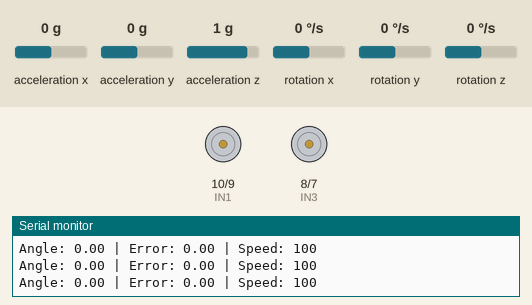
Simulated run of this sketch. Board: Arduino Uno, built with avr-gcc and run on an emulated ATmega328P. Shown: motor-driver pin pairs drawn as motors (green arrow = first pin HIGH = forward, orange = second pin HIGH = backward, longer = more drive, scaled by the enable pin), the last lines printed to the serial monitor. The test bench sets the inputs (shaded band); at power-on: acceleration x 0 g, rotation x 0 °/s, acceleration y 0 g, acceleration z 1 g, rotation y 0 °/s, rotation z 0 °/s.

Above: at 1.2 s.
1.3 s: acceleration x set to -1.4 g
At 2.3 s:
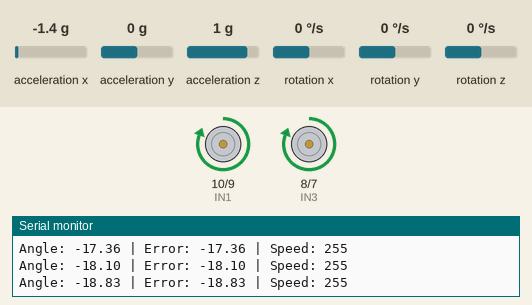
4.3 s: rotation x set to 192 °/s
At 5.7 s:
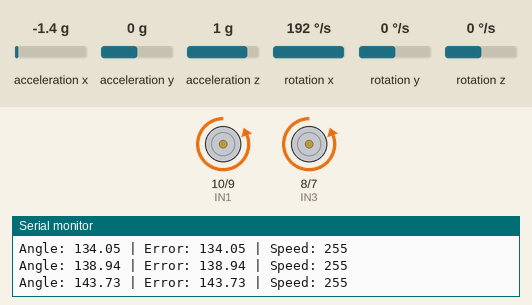
6.0 s: rotation x set to -100 °/s
At 7.09 s:
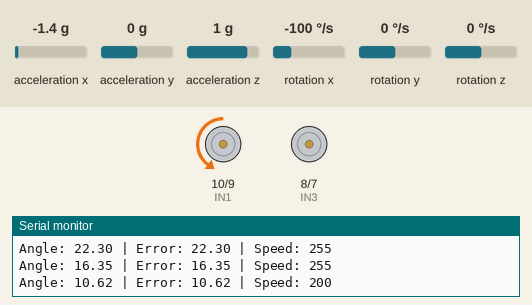
8.6 s: rotation x set to 100 °/s
At 9.85 s:
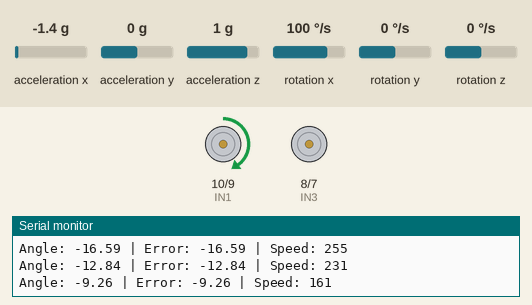
Timing chart, 0 to 11.6 s (numbered marks = the images above; inputs shaded):
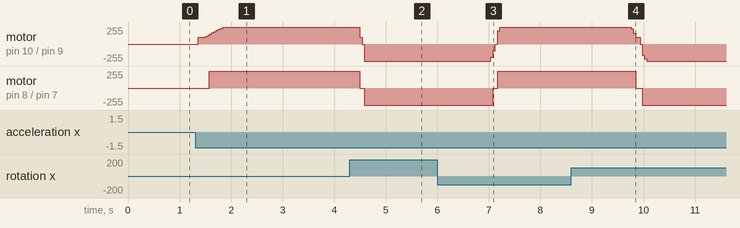

Measured:
- after the input at 1.3 s, motor on pin 10 (IN1) / pin 9 (IN2): moves from stopped to forward 255/255 over 0.48 s, starting after 0.06 s; motor on pin 8 (IN3) / pin 7 (IN4): stopped → forward 255/255 after 0.28 s
- after the input at 4.3 s, motor on pin 10 (IN1) / pin 9 (IN2): forward 255/255 → backward 255/255 after 0.15 s; motor on pin 8 (IN3) / pin 7 (IN4): forward 255/255 → stopped after 0.20 s, → backward 255/255 0.09 s later
- after the input at 6.0 s, motor on pin 10 (IN1) / pin 9 (IN2): backward 255/255 → forward 255/255 after 1.0 s; motor on pin 8 (IN3) / pin 7 (IN4): backward 255/255 → stopped after 1.1 s, → forward 255/255 0.09 s later
- after the input at 8.6 s, motor on pin 10 (IN1) / pin 9 (IN2): forward 255/255 → forward 100/255 after 1.2 s, → backward 255/255 0.17 s later; motor on pin 8 (IN3) / pin 7 (IN4): forward 255/255 → stopped after 1.2 s, → backward 255/255 0.13 s later

The sketch:

balance_robot.ino
```cpp
#include <Wire.h>
#include <MPU6050.h>

// Motor Pins
int ENA = 11;
int IN1 = 10;
int IN2 = 9;
int IN3 = 8;
int IN4 = 7;
int ENB = 12;

// MPU and balance variables
MPU6050 mpu;
float angle = 0.0;
float angle_gyro = 0.0;
float balance = 0.0; // this is your target balance angle (could be slightly adjusted)
unsigned long previousTime = 0;

// PID terms (tune these)
float Kp = 20;   // proportional gain
float Ki = 0.5;  // integral gain
float Kd = 1.0;  // derivative gain

float error = 0;
float previousError = 0;
float integral = 0;
float derivative = 0;

void setup() {
  pinMode(ENA, OUTPUT);
  pinMode(IN1, OUTPUT);
  pinMode(IN2, OUTPUT);
  pinMode(ENB, OUTPUT);
  pinMode(IN3, OUTPUT);
  pinMode(IN4, OUTPUT);

  Serial.begin(9600);
  Wire.begin();
  mpu.initialize();

  if (mpu.testConnection()) {
    Serial.println("connected");
  } else {
    Serial.println("not_connected");
  }
}

void loop() {
  int16_t ax, ay, az;
  int16_t gx, gy, gz;

  mpu.getMotion6(&ax, &ay, &az, &gx, &gy, &gz);

  float ax_g = ax / 16384.0;     // Acceleration in g
  float az_g = az / 16384.0;
  float gx_dps = gx / 131.0;     // Gyro in degrees/sec

  float angle_acc = atan2(ax_g, az_g) * 180.0 / PI;

  unsigned long currentTime = millis();
  float dt = (currentTime - previousTime) / 1000.0; // dt in seconds
  previousTime = currentTime;

  angle = 0.98 * (angle + gx_dps * dt) + 0.02 * angle_acc;  // complementary filter

  // ---------------- PID Controller ------------------
  error = angle - balance;
  integral += error * dt;
  derivative = (error - previousError) / dt;
  previousError = error;

  float pidOutput = Kp * error + Ki * integral + Kd * derivative;

  // ---------------- Speed Control -------------------
  // Adding gx boost to help in fast falling
  int gxBoost = map(abs(gx_dps), 0, 200, 0, 80); // optional boost
  int speed = abs(pidOutput) + gxBoost;
  speed = constrain(speed, 100, 255);  // avoid weak motor effort

  Serial.print("Angle: ");
  Serial.print(angle);
  Serial.print(" | Error: ");
  Serial.print(error);
  Serial.print(" | Speed: ");
  Serial.println(speed);

  // ------------- Motor Direction Logic ----------------
  if (abs(error) < 1.0) {
    // balanced
    analogWrite(ENA, 0);
    analogWrite(ENB, 0);
    digitalWrite(IN1, LOW);
    digitalWrite(IN2, LOW);
    digitalWrite(IN3, LOW);
    digitalWrite(IN4, LOW);
  }
  else if (error > 0) {
    // falling forward → move backward
    analogWrite(ENA, speed);
    analogWrite(ENB, speed);
    digitalWrite(IN1, LOW);
    digitalWrite(IN2, HIGH);
    digitalWrite(IN3, LOW);
    digitalWrite(IN4, HIGH);
  }
  else {
    // falling backward → move forward
    analogWrite(ENA, speed);
    analogWrite(ENB, speed);
    digitalWrite(IN1, HIGH);
    digitalWrite(IN2, LOW);
    digitalWrite(IN3, HIGH);
    digitalWrite(IN4, LOW);
  }
}
```
